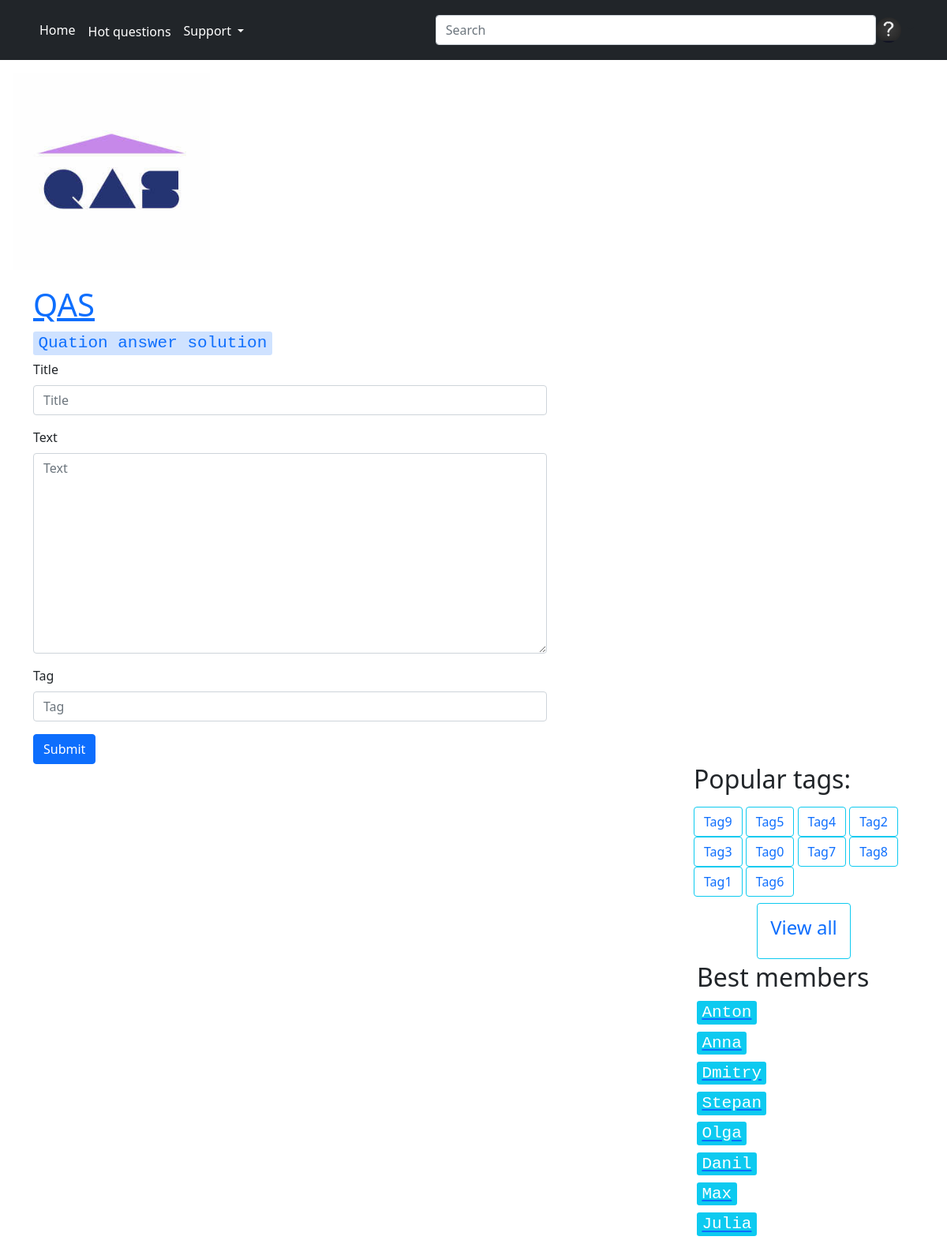
The app's page /ask with its own data.
### library/models.py (models this page shows, shortened)
class TagModel( models.Model ):
    title = models.CharField(max_length=100)
    objects = TagManager()

### app/views.py (the view, shortened to what this page needs)
# urls.py: path('ask', views.ask, name='ask'),
def ask( request ):
    popular_tag_list  = TagModel.objects.get_popular_tag()
    global questions_id
    if request.method == "GET" :
        ask_form = CreateQuestion()
    return render( request, template_name='ask.html', context={'form':ask_form, 'popular_tags': popular_tag_list} )

### app/forms.py (shortened to what this page needs)
class CreateQuestion(forms.ModelForm):
    title = forms.CharField()
    text  = forms.CharField(widget=forms.Textarea)
    tag   = forms.CharField()
    class Meta:
        model = QuestionModel
        fields = ['title', 'text']
    global new_split

### library/models.py (called while the page is built)
    def get_popular_tag( self ):
        return self.annotate(num_questions=Count('questions')).order_by('-num_questions')[:10]

### templates/ask.html (shortened to what this page needs)
{%load static%}
{% load django_bootstrap5 %}
<!DOCTYPE html>
<html lang="en">
<head>
    <link rel="stylesheet" href="{% static '/css/main.css' %}">
    <link rel="stylesheet" href="{% static '/css/bootstrap.css'%}" >
</head>
<header class="p-3 bg-dark text-white">
    <div class="container">
        <div class=" d-flex align-items-center justify-content-center justify-content-lg-start ">
            <ul class="nav col-12 col-lg-auto me-lg-auto mb-2 justify-content-center mb-md-0">
                <li>
                    <a href="{% url 'base'%}" class="nav-link px-2 text-white top"> Home</a>
                </li>
                <li>
                    <a href="{% url 'hot'%}" class="nav-link px-2 text-white top"> Hot questions</a>
                 </li>
                <li>
                    <div class="dropdown text-end ">
                        <a href="#" class="top px-2 nav-link text-white d-block link-dark text-decoration-none dropdown-toggle" id="dropdownUser1" data-bs-toggle="dropdown" aria-expanded="false">
                            Support
                        </a>
                    </div>
                </li>
            </ul>
            <form class="col-6 ">
                <input type="search" class="form-control form-control-dark" placeholder="Search" >
            </form>
            <div class="dropdown text-end ">
                <a href="#" class="d-block link-dark text-decoration-none dropdown-toggle" id="dropdownUser1" data-bs-toggle="dropdown" aria-expanded="false">
                    <img src="{%static '/img/avatar.jpeg'%}" alt="mdo" width="32" height="32" class="rounded-circle">
                </a>
            </div>
        </div>
    </div>
</header>
<body >
    <header class="p-3 bg-white text-white float-left">
        <a href="{% url 'base' %}"> <img src="{% static '/img/logo.jpg' %}" height="250px"></a>
    </header>
    <div class="container" >
        <header>
            <div class="row flex-nowrap justify-content-between align-items-center">
                <div class="col-4 pt-1">
                    <h1 class="blog-header-logo text-primary font-family"> <a href="#"> QAS </a></h1>
                    <h4 class="font-family font-italic"> <kbd class="alert-primary text-primary"> Quation answer solution</kbd></h4>
                </div>
            </div>
        </header>
    </div>
<main>
    <div class="container">
        <aside class="col-md-7" >
            <form  method="post">{% csrf_token %}
                <anything_else>
                {% bootstrap_form form %}
                <button type="submit" class="btn btn-primary">Submit</button>
              </form>
    </aside>
            <div class="col-15 d-flex justify-content-end align-items-center">
                <aside class="col-md-3 blog-sidebar">
                    <h2 class="font-italic figure"> Popular tags:</h2>
                    {% for tag in popular_tags %}
                    <a href="{% url 'tag' tag.id %}"> <button type="button" class="btn btn-outline-info text-primary" >{{tag.title}}</button></a>
                {% endfor %}
                   <div class="text-center"><a href="{% url 'base' %}"><button type="button" class="p-3 btn btn-outline-info text-primary"><h4>View all</h4></button></a> </div>
                    <div class="p-1">
                        <h2 class="font-italic">Best members</h2>
                        <h4>
                            <ol class="list-unstyled mb-0 ">
                                <li>
                                    <a href="#"> <kbd class="bg-info"> Anton</kbd> </a>
                                </li>
                            </ol>
                            <ol class="list-unstyled mb-0 top">
                                <li>
                                    <a href="#"> <kbd class="bg-info"> Anna</kbd> </a>
                                </li>
                            </ol>
                            <ol class="list-unstyled mb-0 top">
                                <li>
                                    <a href="#"> <kbd class="bg-info" > Dmitry</kbd> </a>
                                </li>
                            </ol>
                            <ol class="list-unstyled mb-0 top">
                                <li>
                                    <a href="#"> <kbd class="bg-info"> Stepan</kbd> </a>
                                </li>
                            </ol>
                            <ol class="list-unstyled mb-0 top">
                                <li>
                                    <a href="#"> <kbd class="bg-info"> Olga</kbd> </a>
                                </li>
                            </ol>
                            <ol class="list-unstyled mb-0 top">
                                <li>
                                    <a href="#"> <kbd class="bg-info"> Danil</kbd> </a>
                                </li>
                            </ol>
                            <ol class="list-unstyled mb-0 top">
                                <li>
                                    <a href="#"> <kbd class="bg-info"> Max</kbd> </a>
                                </li>
                            </ol>
                            <ol class="list-unstyled mb-0 top">
                                <li>
                                    <a href="#"> <kbd class="bg-info"> Julia</kbd> </a>
                                </li>
                            </ol>
                        </h4>
                    </div>
            </aside>
            </div>
    </div>
</main>
</body>
</html>

### static/css/main.css (style rules this page uses)
body { background-image: url(/img/backround.jpg); font-family: "Georgia", serif; }
.top { margin-top: 3%; }

### records on screen
TagModel: title "Tag9"
TagModel: title "Tag5"
TagModel: title "Tag4"
TagModel: title "Tag2"
TagModel: title "Tag3"
TagModel: title "Tag0"
TagModel: title "Tag7"
TagModel: title "Tag8"
TagModel: title "Tag1"
TagModel: title "Tag6"
